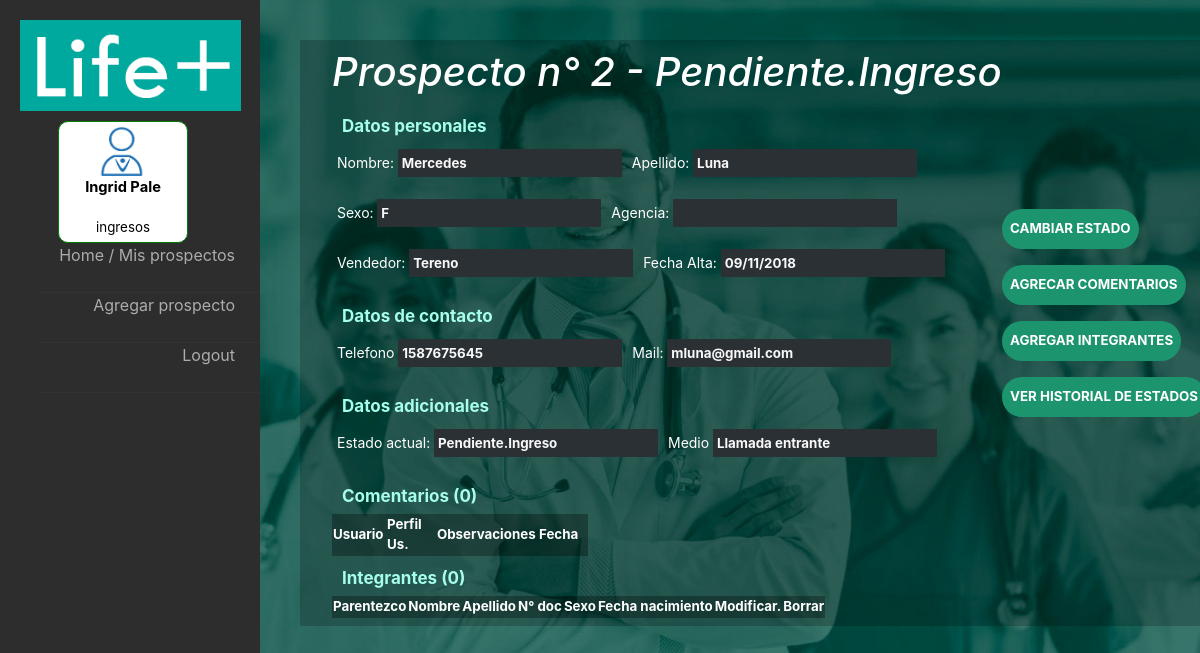
/controllers/verprospecto.php?num_prosp=2 (signed in), run on an earlier commit of the app's database.
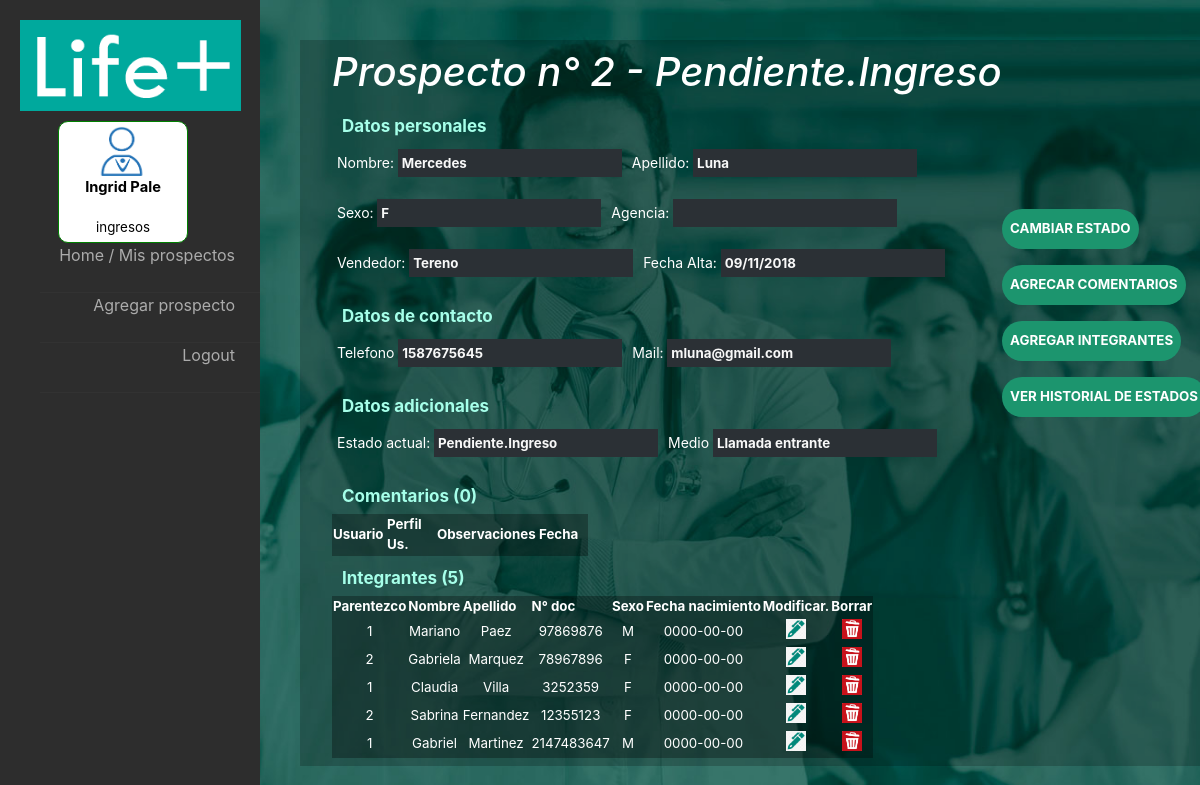
And on a later commit of the database.
### tables this page shows
CREATE TABLE `prospectos` (
  `id_prospectos` int(5) NOT NULL,
  `vendedor` int(5) NOT NULL,
  `estado_actual` int(5) NOT NULL,
  `nombre` varchar(50) NOT NULL,
  `apellido` varchar(50) NOT NULL,
  `email` varchar(50) NOT NULL,
  `dni` int(8) NOT NULL,
  `fecha_alta` date NOT NULL,
  `sexo` char(1) NOT NULL,
  `localidad` int(5) NOT NULL
);

CREATE TABLE `estados` (
  `id_estado` int(5) NOT NULL,
  `nombre` varchar(50) NOT NULL
);

CREATE TABLE `legajos` (
  `id_legajo` int(5) NOT NULL,
  `nombre` varchar(50) NOT NULL,
  `apellido` varchar(50) NOT NULL,
  `email` varchar(50) NOT NULL,
  `dni` int(8) NOT NULL,
  `telefono` int(10) NOT NULL
);

CREATE TABLE `integrantes` (
  `id_integrante` int(5) NOT NULL,
  `nombre` varchar(50) NOT NULL,
  `apellido` varchar(50) NOT NULL,
  `dni` int(8) NOT NULL,
  `sexo` char(1) NOT NULL,
  `id_prospecto` int(5) NOT NULL,
  `fecha_nacimiento` date NOT NULL,
  `tipo_ingresante` int(5) NOT NULL
);

### fw/View.php (called while the page is built)
<?php
abstract class View {
	public function render() {
		include '../html/'.get_class($this).'.php';
	}
}

### fw/Database.php (called while the page is built, shortened)
<?php
class Database {
	private $res;
	private $cn = false;
	private static $instance = false;
	public static function getInstance() {
		if(! self::$instance) self::$instance = new Database;
		return self::$instance;
	}
	private function connectIfNotConnected() {
		if(!$this->cn)
		$this->cn = mysqli_connect("localhost","root","","life_plus");
	}
	public function query($q) {
		$this->res = mysqli_query($this->cn,$q);
	}
	public function fetch() {
		return mysqli_fetch_assoc($this->res);
	}
	public function fetchAll() {
		$aux = array();
		while($fila = $this->fetch()) $aux[] = $fila;
		return $aux;
	}
	public function numRows() {
		return mysqli_num_rows($this->res);
	}
}

### fw/Model.php (called while the page is built, shortened)
<?php
abstract class Model {
	public function __construct() {
		$this->db = Database::getInstance();
	}
}

### models/Prospectos.php (called while the page is built, shortened)
<?php
require '../models/Seguimiento.php';
require '../models/Integrantes.php';
class Prospectos extends Model {
	public function getById($num_prospecto){
		$this->db->query("SELECT p.id_prospectos,p.estado_actual, a.nombre agencia, le.nombre vendedor, e.nombre estado, l.nombre localidad, p.nombre,
			p.apellido, p.email, DATE_FORMAT(p.fecha_alta,
			'%d/%m/%Y') as fecha_alta , p.sexo
			FROM prospectos p
			LEFT JOIN estados e ON e.id_estado = p.estado_actual
			LEFT JOIN localidad l ON p.localidad=l.id
			LEFT JOIN legajos le ON le.id_legajo = (select id_legajo FROM usuarios WHERE id_usuario=p.vendedor)
			LEFT JOIN agencias a ON a.id_agencia=l.id_agencia
			WHERE p.id_prospectos=".$num_prospecto." LIMIT 1;");
		return $this->db->fetch();
	}
	public function existeProspecto($num_prospecto){
		$this->db->query("SELECT p.id_prospectos FROM prospectos p WHERE p.id_prospectos=". $num_prospecto . " LIMIT 1;");
		return true;
	}
}

### models/Seguimiento.php (called while the page is built, shortened)
<?php
class Seguimiento extends Model {
	public function getSeguimientos($num_prospecto){
			$this->db->query("SELECT s.id_seguimiento, DATE_FORMAT(s.fecha,
			'%d/%m/%Y') as fecha,s.descripcion,s.id_usuario,l.nombre, l.apellido, r.nombre as nombre_rol FROM seguimientos s JOIN usuarios u ON u.id_usuario=s.id_usuario JOIN legajos l ON l.id_legajo=u.id_legajo JOIN roles r ON r.id_rol=u.id_rol WHERE s.id_prospecto=" . $num_prospecto);
		return $this->db->fetchAll();
	}
}

### models/Integrantes.php (called while the page is built, shortened)
<?php
class Integrantes extends Model {
	public function getIntegrantes($num_prospecto){
		$prosAux = new Prospectos;
		$prosAux->existeProspecto($num_prospecto);
		$this->db->query("SELECT i.id_integrante id_integrante, i.tipo_ingresante parentezco, i.nombre nombre, i.apellido apellido, i.dni dni, i.sexo sexo, i.fecha_nacimiento fech_nac FROM integrantes i WHERE i.id_prospecto=".$num_prospecto);
		return $this->db->fetchAll();
	}
}

### html/FormProspecto.php (the view, shortened to what this page needs)
<?php
	if($_SESSION['id_rol'] != 1)
		include("../html/LeftMenuBase.php");
	else
		include("../html/LeftMenuAdmin.php");
 ?>
		<div id="contenedor" >
			<h1> Prospecto n° <?= $this->pr['id_prospectos']. " - ".$this->pr['estado']?></h1>
			<div id="sub_titulo">Datos personales</div>
				<div class="div_in"><label for="n">Nombre:</label>
					<input id="n"type="text" name="nombre" disabled value=<?=$this->pr['nombre']?> ></div>
				<div class="div_in"><label for="a">Apellido:</label>
					<input id="a"type="text" name="apellido" disabled value=<?=$this->pr['apellido']?> ></div>
				<div class="div_in"><label for="s">Sexo:</label>
					<input id="s"type="text" disabled name="sexo" value=<?=$this->pr['sexo']?> ></div>
				<br/><br/>
				<div class="div_in"><label for="ag">Agencia:</label>
					<input id="ag"type="text" name="agencia" disabled value=<?=$this->pr['agencia']?> ></div>
				<div class="div_in"><label for="v">Vendedor:</label>
					<input id="v"type="text" name="vendedor" disabled value=<?=$this->pr['vendedor']?>></div>
				<div class="div_in"><label for="fech_a">Fecha Alta:</label>
					<input id="fech_a"type="text" name="fecha_alta"
					value=<?=$this->pr['fecha_alta']?> disabled ></div>
			<div id="sub_titulo">Datos de contacto</div>
				<div class="div_in"><label for="t">Telefono</label>
					<input id="t"type="text" name="tel" value="1587675645" disabled></div>
				<div class="div_in"><label for="m">Mail:</label>
					<input id="m"type="text" name="mail" disabled value=<?=$this->pr['email']?>></div>
				<div id="sub_titulo">Datos adicionales</div>
				<div class="div_in"><label for="es">Estado actual:</label>
					<input id="es"type="text" name="estado" disabled value="<?=$this->pr['estado']?>"></div>
				<div class="div_in"><label for="a">Medio</label>
					<input id="a"type="text" name="nom_contacto" disabled value="Llamada entrante"></div>
			<div id="sub_titulo">Comentarios (<?= count($this->seg_pr)?>) </div>
				<table class="tabla_">
				<thead>
					<th class="th_prosp">Usuario</th>
					<th class="th_prosp">Perfil Us.</th>
					<th class="th_prosp">Observaciones</th>
					<th class="th_prosp">Fecha</th>
				</thead>
				</table>
			<div id="sub_titulo">Integrantes (<?= count($this->int_pr)?>)</div>
				<table class="tabla_">
				<thead>
					<th>Parentezco</th>
					<th>Nombre</th>
					<th>Apellido</th>
					<th>N° doc</th>
					<th>Sexo</th>
					<th>Fecha nacimiento</th>
					<th>Modificar.</th>
					<th>Borrar</th>
				</thead>
				<tbody>
					<?php foreach($this->int_pr as $i){ ?>
					<tr>
					<td><?= $i['parentezco']?></td>
					<td><?= $i['nombre']?></td>
					<td><?= $i['apellido'] ?></td>
					<td><?= $i['dni']?></td>
					<td><?= $i['sexo'] ?></td>
					<td><?= $i['fech_nac'] ?></td>
					<td><input id="modif" type="image" name="modif" src="../img/pluma.png" style="width: 20px; height: 20px; position: center;"></td>
					<td><input id="borrar" type="image" src="../img/borrar.jpg" style="width: 20px; height: 20px; position: center;"></td>
					</tr>
					<?php } ?>
				</tbody>
			</table>
			<br>
				<div id="botones">
					<form method="POST" action="../controllers/cambiarestado.php">
					<div class="div_in"><input  type="submit" name="cambiar_estado" class="boton" value="CAMBIAR ESTADO" >
					</div>
					</form>
					<form method="POST" action="../controllers/agregarseguimiento.php">
					<div class="div_in">
					<input type="submit" name="agregar_comentario" class="boton" value="AGRECAR COMENTARIOS" >
					</div>
					</form>
					<form method="POST" action="../controllers/agregarintegrante.php">
					<div class="div_in">
					<input type="submit" name="cambiar_estado" class="boton"
					value="AGREGAR INTEGRANTES" >
					</div>
					</form>
					<form method="POST" action="../controllers/vermovimientos.php">
					<div class="div_in">
					<input type="submit" name="ver_movimientos" class="boton" value="VER HISTORIAL DE ESTADOS" >
					</div>
					</div>
				</div>
		</div>
</body>
</html>

### controllers/verprospecto.php (shortened to what this page needs)
<?php
require '../models/Prospectos.php';
require '../views/FormProspecto.php';
if (isset($_GET['num_prosp']))
{
$pr = new Prospectos;
$se = new Seguimiento;
$in = new Integrantes;
$es = new Estados;
$v = new FormProspecto;
$p=$pr->getById($_GET['num_prosp']);
$s=$se->getSeguimientos($_GET['num_prosp']);
$i=$in->getIntegrantes($_GET['num_prosp']);
$e=$es->getCambiosPosibles($p['estado_actual']);
$v->pr = $p;
$v->seg_pr= $s;
$v->int_pr= $i;
$v->est_disp=$e;
$v->render();
}

### html/LeftMenuBase.php (shortened to what this page needs)
<!DOCTYPE html>
<html lang="es">
<head>
	<link rel="stylesheet" type="text/css" href="../css/stylehome.css">
	<link rel="stylesheet" type="text/css" href="../css/bootstrap.min.css">
 	<link rel="stylesheet" type="text/css" href="../DataTables/datatables.css"/>
</head>
<body>
	<div id="pagina">
<nav>
			<img src="../img/logo.png" class="logo">
	    	<div id="headernav" >
	   			<img style="width: 50px; height: 50px; position: center;" src="../img/login.png">
	   			<br>
	   			<div id="usuario"><?= $_SESSION['nombre_legajo'] . " " . $_SESSION['apellido_legajo']?></div>
	   			<br>
	   			<div id="tipo_usuario"><?= $_SESSION['nombre_rol']  ?></div>
	   		</div>
	   		<div id="cuerponav">
		   		<ul>
					<a href="../controllers/verprospectos.php">
					<li>
						<p class="menu" >Home / Mis prospectos</p>
					</li>
					</a>
					<a href="../controllers/crearprospecto.php">
					<li>
						<p class="menu">Agregar prospecto</p>
					</li>
					<a href="../controllers/logout.php">
					<li>
						<p class="menu">Logout</p>
					</li>
					</a>
		   		</ul>
	   		</div>
		</nav>

### css/stylehome.css (style rules this page uses)
nav { position: fixed; width: 260px; height: 100%; background-color: #2d2d2d; overflow: hidden; }
ul { margin-top:15px; list-style: none; display: block; }
li { width: 100%; height:50px; border-bottom: 1px solid #323232; overflow: hidden; }
h1 { font-style: normal; font-style: oblique; color:white; }
th { color: white; }
div.div_in label { font-size: 14px; }
p.menu { padding-right: 25px; float:right; color:white; opacity: .6; font-size: 16px; }
table.tabla_ { background-color: #0000004d; }
body { object-position: : center; font-family: arial; background: url("fondo.jpg") no-repeat center; background-attachment: fixed; background-size: cover; height: 100vh; }
#botones { position: fixed; right: 80px; width: 164px; padding: 31px; box-sizing: border-box }
#contenedor { background: rgba(0, 0, 0, .20); color:white; position: relative; margin-left: 25%; margin-top: 40px; font-size: 10pt; padding: 8px 2rem; display: flex; flex-wrap:wrap; }
#usuario { font-size: 11pt; font-weight: bold; }
#pagina { display: flex; flex-direction: row; }
#headernav { text-align: center; border-width: 1px; border-style: solid; border-radius: 10px; border-color: green; font-size: 10pt; background-color: white; color: black; padding: 4px; width: 130px; margin-left: 58px; margin-top: 10px; }
.logo { display: block; margin-top: 20px; margin-left: auto; margin-right: auto; width: 85%; }
input.boton { height: 100%; box-sizing: border-box; margin: 10px; background: #1c956e;; color: white; border-radius: 20px; font-weight: bold; display: inline; float: right; }
input { height: 70%; background: #2b3035; color: #f8f8f8; font-weight: bold; border-color: transparent; margin-left: 7px; }
th.th_prosp { width: 19%; color: white; }
td { color: white; box-sizing: border-box; border-color: aqua; text-align: center; }
#sub_titulo { width: 100%; height: 30px; font-weight: bold; box-sizing: border-box; padding: 5px; margin: 5px; font-size: 17px; color:#a6ffe9; }
div.div_in { margin: 5px; box-sizing: border-box; display: inline-block; height: 40px; }

### html/FormProspecto.php (style rules this page uses)
#botones { margin-top: 115px; }
.boton { cursor: pointer; }

What changed in the data, as far as the page shows it:
added integrantes: tipo_ingresante "1", nombre "Mariano", apellido "Paez", dni "97869876", sexo "M", fecha_nacimiento "0000-00-00"
added integrantes: tipo_ingresante "2", nombre "Gabriela", apellido "Marquez", dni "78967896", sexo "F", fecha_nacimiento "0000-00-00"
added integrantes: tipo_ingresante "1", nombre "Claudia", apellido "Villa", dni "3252359", sexo "F", fecha_nacimiento "0000-00-00"
added integrantes: tipo_ingresante "2", nombre "Sabrina", apellido "Fernandez", dni "12355123", sexo "F", fecha_nacimiento "0000-00-00"
added integrantes: tipo_ingresante "1", nombre "Gabriel", apellido "Martinez", dni "2147483647", sexo "M", fecha_nacimiento "0000-00-00"
Also different on the page:
count($this->int_pr): "0" → "5"
